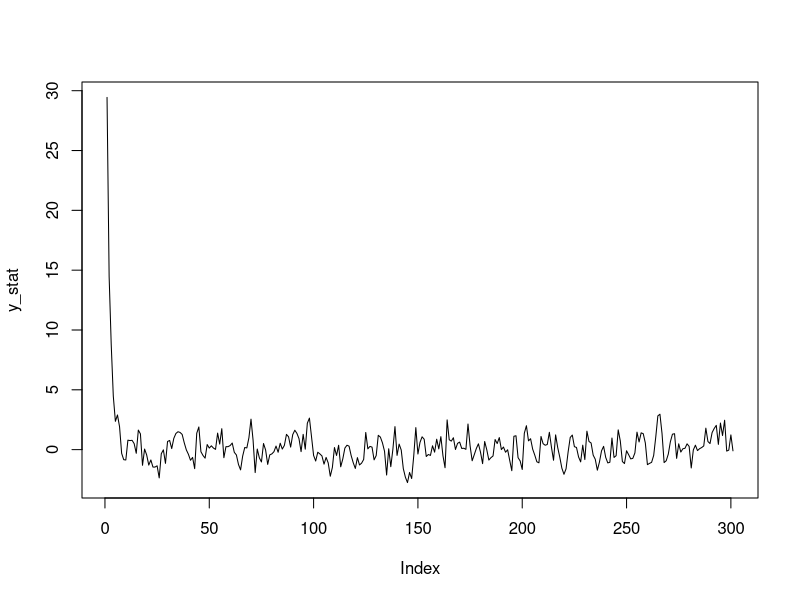

Generate this figure with R:
## ---- chunk 1
#| echo: false
R <- 300

# Stationary process
set.seed(123)
rho <- 0.5
y_stat <- numeric(R + 1)
y_stat[1] <- rnorm(1, 30, 1)
for(r in 1:R){
    y_stat[r + 1] = rho * y_stat[r] + rnorm(1)
}

plot(y_stat, type = "l")
